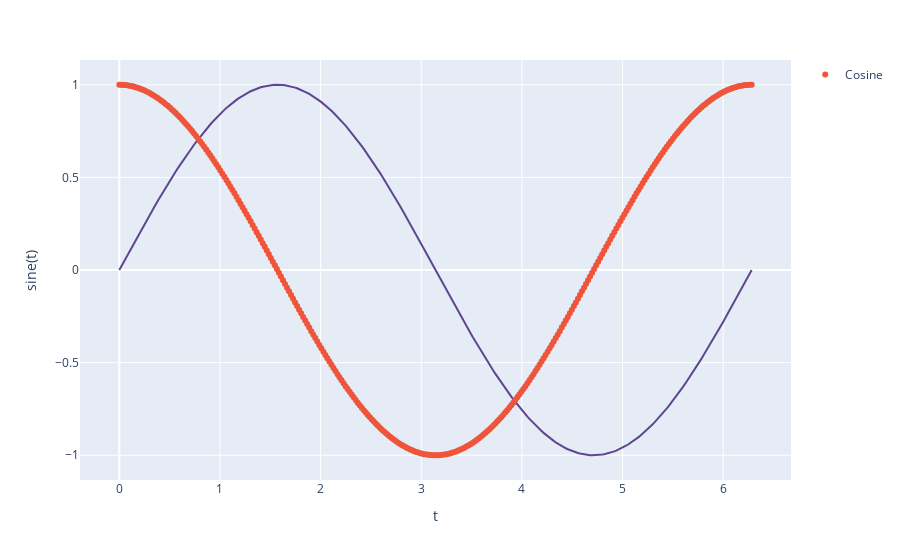

Write notebook code for a chart like this one.
### Code cell
import plotly.express as px
import plotly.graph_objects as go
import numpy as np



n = 1000
random_y = np.random.randn(n)
t = np.linspace(0, 2*np.pi, np.random.randint(n))

fig = go.Figure()
fig = px.line(x=t, y=np.sin(t), labels={'x':'t', 'y':'sine(t)'},color_discrete_sequence=px.colors.qualitative.Prism)

# Add traces
fig.add_trace(go.Line(x=t, y=np.cos(t),mode='markers',name='Cosine'))

fig.show()

### Figure 1 — Plotly figure (JSON) as saved in the notebook; plotly's stock layout.template omitted (floating-point values rounded to 4 significant figures; data arrays with more than 128 entries replaced by an {"elided": "..."} marker saying what was removed)
{"data": [{"hovertemplate": "t=%{x}<br>sine(t)=%{y}<extra></extra>", "legendgroup": "", "line": {"color": "rgb(95, 70, 144)", "dash": "solid"}, "marker": {"symbol": "circle"}, "mode": "lines", "name": "", "orientation": "v", "showlegend": false, "type": "scatter", "x": {"elided": "314 float values"}, "xaxis": "x", "y": {"elided": "314 float values"}, "yaxis": "y"}, {"mode": "markers", "name": "Cosine", "type": "scatter", "x": {"elided": "314 float values"}, "y": {"elided": "314 float values"}}], "layout": {"legend": {"tracegroupgap": 0}, "margin": {"t": 60}, "xaxis": {"anchor": "y", "domain": [0, 1], "title": {"text": "t"}}, "yaxis": {"anchor": "x", "domain": [0, 1], "title": {"text": "sine(t)"}}}}
